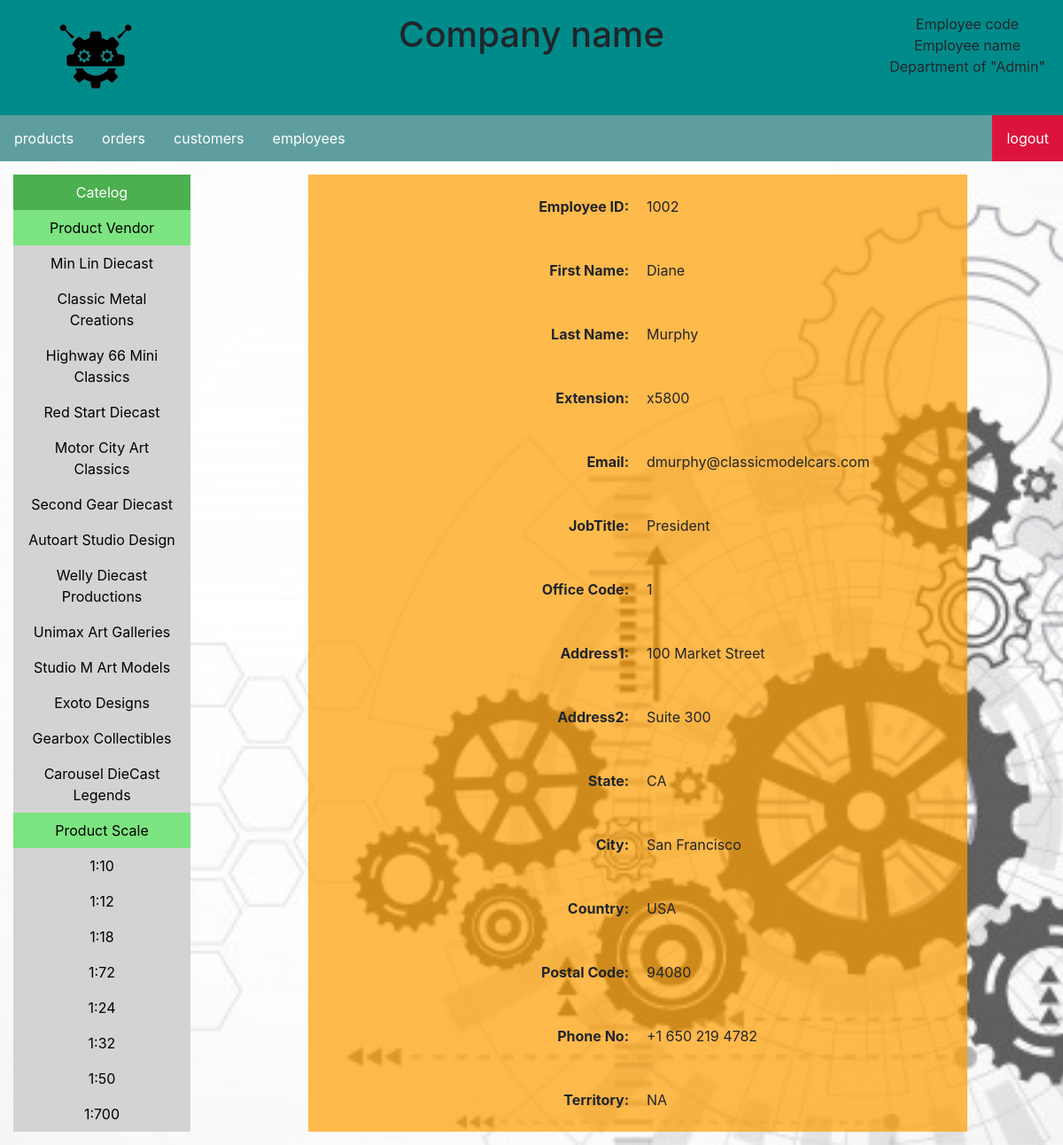
Screenshot of /3.php?employeenumber=1002 with the database file from the repository.
### tables this page shows
CREATE TABLE `employees` (
  `employeeNumber` int(11) NOT NULL,
  `lastName` varchar(50) NOT NULL,
  `firstName` varchar(50) NOT NULL,
  `extension` varchar(10) NOT NULL,
  `email` varchar(100) NOT NULL,
  `officeCode` varchar(10) NOT NULL,
  `reportsTo` int(11) DEFAULT NULL,
  `jobTitle` varchar(50) NOT NULL
);

CREATE TABLE `offices` (
  `officeCode` varchar(10) NOT NULL,
  `city` varchar(50) NOT NULL,
  `phone` varchar(50) NOT NULL,
  `addressLine1` varchar(50) NOT NULL,
  `addressLine2` varchar(50) DEFAULT NULL,
  `state` varchar(50) DEFAULT NULL,
  `country` varchar(50) NOT NULL,
  `postalCode` varchar(15) NOT NULL,
  `territory` varchar(10) NOT NULL
);

### 3.php (the view, shortened to what this page needs)
<?php
include "mysql_control.php";
$employeenumber = $_GET['employeenumber'];
$tablename = "employees AS E,offices AS O";
$sql_query = "SELECT E.employeeNumber,E.firstName,E.lastName,E.extension,E.email,E.jobTitle,E.officeCode,O.	addressLine1,O.	addressLine2,O.state,O.city,O.country,O.postalCode,O.phone,O.territory
			  FROM $tablename
			  WHERE E.employeeNumber='$employeenumber' AND E.officeCode = O.officeCode";
$result = mysqli_query($con,$sql_query);
$data = mysqli_fetch_row($result);
$employee_number = $data[0];
$employee_fname = $data[1];
$employee_lname = $data[2];
$employee_extension = $data[3];
$employee_email = $data[4];
$employee_jobtitle = $data[5];
$employee_office_code = $data[6];
$employee_add1 = $data[7];
$employee_add2 = $data[8];
$employee_state = $data[9];
$employee_city = $data[10];
$employee_country = $data[11];
$employee_postal_code = $data[12];
$employee_phone = $data[13];
$employee_territory = $data[14];
?>
<html>
    <head>
        <link rel="stylesheet" href="https://stackpath.bootstrapcdn.com/bootstrap/4.3.1/css/bootstrap.min.css">
        <link rel="stylesheet" type="text/css" href="css/main.css">
    </head>
    <body class="bg-image">
        <div class="row">
            <div class="column-left"><img src="image\logo.png" class="login-logo-image"></div>
            <div class="column-center"><h1>Company name</h1></div>
            <div class="column-right">
                Employee code<br>
                Employee name<br>
                Department of "Admin"
            </div>
        </div>
        <ul class="ul-menu-bar">
            <li class="li-menu-bar"><a href="1.php?category=products">products</a></li>
            <li class="li-menu-bar"><a href="1.php?category=orders">orders</a></li>
            <li class="li-menu-bar"><a href="1.php?category=customers">customers</a></li>
            <li class="li-menu-bar"><a href="1.php?category=employees">employees</a></li>
            <li class="li-menu-bar" style="float:right"><a class="active" href="#about">logout</a></li>
        </ul>
		<div class="row" style="margin:0px">
			<div class="column-left-body">
				<ul class="ul-menu-list">
					<li class="li-menu-list"><a class="main-catelog" href="#home">Catelog</a></li>
					<li class="li-menu-list"><a class="sub-catelog" href="#news">Product Vendor</a></li>
					<?php
						$result = mysqli_query($con,"SELECT DISTINCT productVendor FROM `products`");
						while($data = mysqli_fetch_row($result))
						{
							echo "<li class='li-menu-list'><a href='1.php?category=products&productvendor=$data[0]'>$data[0]</a></li>";
						}
					?>
					<li class="li-menu-list"><a class="sub-catelog" href="#news">Product Scale</a></li>
					<?php
						$result = mysqli_query($con,"SELECT DISTINCT productScale FROM `products`");
						while($data = mysqli_fetch_row($result))
						{
							echo "<li class='li-menu-list'><a href='1.php?category=products&productscale=$data[0]'>$data[0]</a></li>";
						}
					?>
				</ul>
			</div>
			<div class="column-center-body">
				<table class="document" cellpadding="10">
			<tr>
				<td width="50%" align="right"><b>Employee ID:</b></td>
				<td width="50%" align="left"><?php echo $employee_number ?></td>
			</tr>
			<tr>
				<td width="50%" align="right"><b>First Name:</b></td>
				<td width="50%" align="left"><?php echo $employee_fname ?></td>
			</tr>
			<tr>
				<td width="50%" align="right"><b>Last Name:</b></td>
				<td width="50%" align="left"><?php echo $employee_lname ?></td>
			</tr>
			<tr>
				<td width="50%" align="right"><b>Extension:</b></td>
				<td width="50%" align="left"><?php echo $employee_extension ?></td>
			</tr>
			<tr>
				<td width="50%" align="right"><b>Email:</b></td>
				<td width="50%" align="left"><?php echo $employee_email ?></td>
			</tr>
			<tr>
				<td width="50%" align="right"><b>JobTitle:</b></td>
				<td width="50%" align="left"><?php echo $employee_jobtitle ?></td>
			</tr>
			<tr>
				<td width="50%" align="right"><b>Office Code:</b></td>
				<td width="50%" align="left"><?php echo $employee_office_code ?></td>
			</tr>
			<tr>
				<td width="50%" align="right"><b>Address1:</b></td>
				<td width="50%" align="left"><?php echo $employee_add1?></td>
			</tr>
			<tr>
				<td width="50%" align="right"><b>Address2:</b></td>
				<td width="50%" align="left"><?php echo $employee_add2 ?></td>
			</tr>
			<tr>
				<td width="50%" align="right"><b>State:</b></td>
				<td width="50%" align="left"><?php echo $employee_state ?></td>
			</tr>
			<tr>
				<td width="50%" align="right"><b>City:</b></td>
				<td width="50%" align="left"><?php echo $employee_city ?></td>
			</tr>
			<tr>
				<td width="50%" align="right"><b>Country:</b></td>
				<td width="50%" align="left"><?php echo $employee_country ?></td>
			</tr>
			<tr>
				<td width="50%" align="right"><b>Postal Code:</b></td>
				<td width="50%" align="left"><?php echo $employee_postal_code ?></td>
			</tr>
			<tr>
				<td width="50%" align="right"><b>Phone No:</b></td>
				<td width="50%" align="left"><?php echo $employee_phone ?></td>
			</tr>
			<tr>
				<td width="50%" align="right"><b>Territory:</b></td>
				<td width="50%" align="left"><?php echo $employee_territory ?></td>
			</tr>
        </table>
			</div>
		</div>
    </body>
</html>

### css/main.css (style rules this page uses)
.bg-image { background-image: url("../image/bg.jpg"); background-repeat: no-repeat; background-position: center; background-size: cover; }
.login-logo-image { width: 100px; height: 100px; }
.ul-menu-bar { list-style-type: none; margin: 0; padding: 0; overflow: hidden; background-color: cadetblue; }
.li-menu-bar { float: left; }
.li-menu-bar a { display: block; color: white; text-align: center; padding: 14px 16px; text-decoration: none; }
.ul-menu-list { list-style-type: none; margin: 0; padding: 0; width: 200px; background-color: lightgray; }
.li-menu-list a { display: block; color: #000; padding: 8px 16px; text-decoration: none; }
.li-menu-list a.main-catelog { background-color: #4CAF50; color: white; }
.li-menu-list a.sub-catelog { background-color: rgb(124, 228, 128); color: black; }
.active { background-color: crimson; }
.column-left { text-align: center; background-color: darkcyan; padding: 15px; float: left; width: 20%; }
.column-center { text-align: center; background-color: darkcyan; padding: 15px; float: left; width: 60%; }
.column-right { text-align: center; background-color: darkcyan; padding: 15px; float: left; width: 20%; }
.column-left-body { text-align: center; padding: 15px; float: center; width: 20%; }
.column-center-body { text-align: center; padding: 15px; float: center; width: 80%; }
.row:after { content: ""; display: table; clear: both; }
.document { background-image: url("../image/bg_table.png"); margin: 0 auto; height: 100%; width: 80%; }

### rows the page displays
employees: employeeNumber "1002", firstName "Diane", lastName "Murphy", extension "x5800", email "dmurphy@classicmodelcars.com", jobTitle "President", officeCode "1", officeCode.addressLine1 "100 Market Street", officeCode.addressLine2 "Suite 300", officeCode.state "CA", officeCode.city "San Francisco", officeCode.country "USA", officeCode.postalCode "94080", officeCode.phone "+1 650 219 4782", officeCode.territory "NA"

### other values shown
$data[0] "Min Lin Diecast"
$data[0] "Classic Metal Creations"
$data[0] "Highway 66 Mini Classics"
$data[0] "Red Start Diecast"
$data[0] "Motor City Art Classics"
$data[0] "Second Gear Diecast"
$data[0] "Autoart Studio Design"
$data[0] "Welly Diecast Productions"
$data[0] "Unimax Art Galleries"
$data[0] "Studio M Art Models"
$data[0] "Exoto Designs"
$data[0] "Gearbox Collectibles"
$data[0] "Carousel DieCast Legends"
$data[0] "1:10"
$data[0] "1:12"
